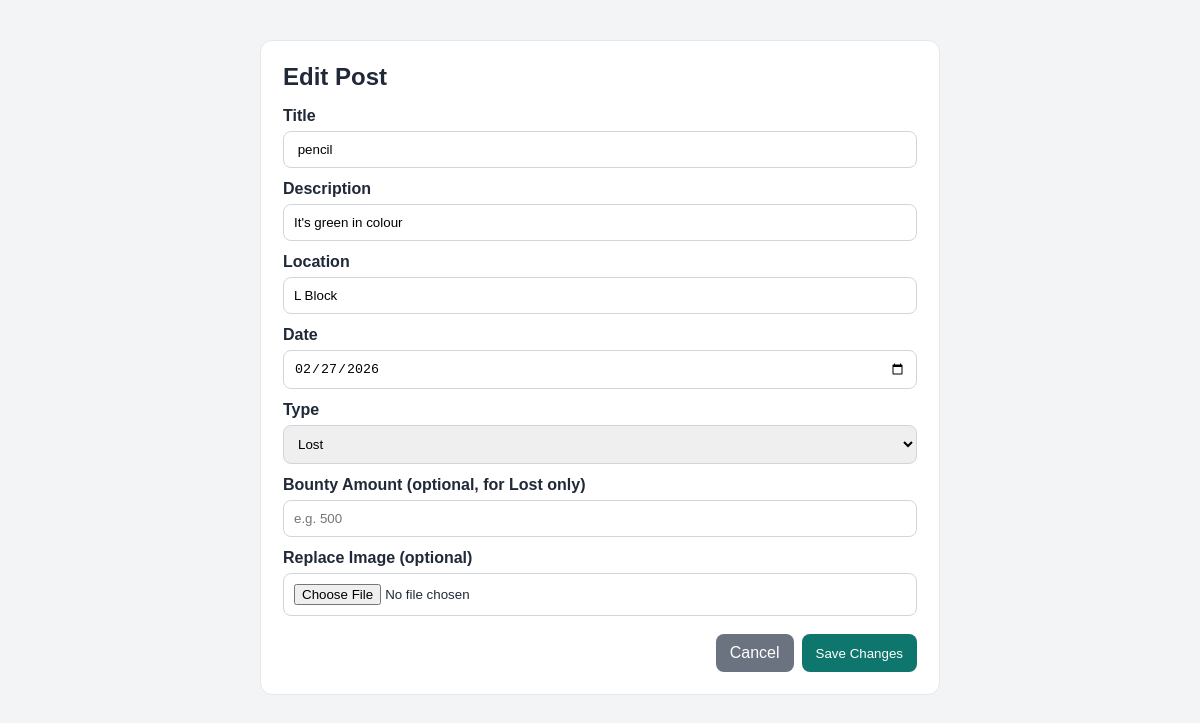
The page /edit/10 (signed in) on the database its author committed.
### tables this page shows
CREATE TABLE items (
            id INTEGER PRIMARY KEY AUTOINCREMENT,
            title TEXT NOT NULL,
            description TEXT NOT NULL,
            location TEXT NOT NULL,
            date TEXT NOT NULL,
            type TEXT NOT NULL,
            status TEXT DEFAULT 'Not Claimed'
        , image TEXT, owner_user_id INTEGER, bounty_amount REAL);

### app.py (the view, shortened to what this page needs)
@app.route('/edit/<int:item_id>', methods=['GET', 'POST'])
def edit_item(item_id):
    if not is_user_logged_in():
        return redirect('/login')
    conn = sqlite3.connect('database.db')
    cursor = conn.cursor()
    cursor.execute(
        "SELECT id, title, description, location, date, type, image, owner_user_id, bounty_amount FROM items WHERE id = ?",
        (item_id,)
    )
    item = cursor.fetchone()
    if not item:
        conn.close()
        return redirect('/')
    current_user_id = session.get('user_id')
    if session.get('role') != 'admin' and item[7] != current_user_id:
        conn.close()
        return redirect('/')
    conn.close()
    return render_template('edit_item.html', item=item, error=None)

### app.py (called while the page is built)
def is_user_logged_in():
    return session.get('user_id') is not None

def get_unread_message_count(user_id):
    if not user_id:
        return 0
    conn = sqlite3.connect('database.db')
    cursor = conn.cursor()
    cursor.execute(
        "SELECT COUNT(*) FROM messages WHERE receiver_id = ? AND is_read = 0",
        (user_id,)
    )
    unread_count = cursor.fetchone()[0]
    conn.close()
    return unread_count

@app.context_processor
def inject_unread_message_count():
    user_id = session.get('user_id')
    unread_messages_count = get_unread_message_count(user_id) if user_id else 0
    return {'unread_messages_count': unread_messages_count}

### templates/edit_item.html (shortened to what this page needs)
<!DOCTYPE html>
<html>
<head>
</head>
<body>
    <div class="container">
        <h2>Edit Post</h2>
        <form method="POST" action="/edit/{{ item[0] }}" enctype="multipart/form-data">
            <label>Title</label>
            <input type="text" name="title" value="{{ item[1] }}" required>
            <label>Description</label>
            <input type="text" name="description" value="{{ item[2] }}" required>
            <label>Location</label>
            <input type="text" name="location" value="{{ item[3] }}" required>
            <label>Date</label>
            <input type="date" name="date" value="{{ item[4] }}" required>
            <label>Type</label>
            <select id="editType" name="type" onchange="toggleEditBountyField()">
                <option value="Lost" {% if item[5] == 'Lost' %}selected{% endif %}>Lost</option>
            </select>
            <div id="editBountyFieldWrap">
                <label>Bounty Amount (optional, for Lost only)</label>
                <input type="number" name="bounty_amount" min="0" step="0.01" value="{{ item[8] if item[8] is not none else '' }}" placeholder="e.g. 500">
            </div>
            <label>Replace Image (optional)</label>
            <input type="file" name="image">
            <div class="actions">
                <a href="/" class="btn cancel-btn">Cancel</a>
                <button type="submit" class="btn save-btn">Save Changes</button>
            </div>
        </form>
    </div>
</body>
</html>

### templates/edit_item.html (style rules this page uses)
body { font-family: Arial, sans-serif; margin: 0; background: #f3f4f6; color: #1f2937; }
.container { width: min(680px, calc(100% - 32px)); margin: 40px auto; background: #ffffff; border: 1px solid #e5e7eb; border-radius: 12px; padding: 22px; box-sizing: border-box; }
h2 { margin-top: 0; margin-bottom: 16px; }
label { display: block; margin-bottom: 6px; font-weight: bold; }
input, select { width: 100%; box-sizing: border-box; padding: 10px; margin-bottom: 12px; border: 1px solid #d1d5db; border-radius: 8px; }
.actions { display: flex; gap: 8px; justify-content: flex-end; margin-top: 6px; }
.btn { border: none; border-radius: 8px; padding: 10px 14px; color: #ffffff; cursor: pointer; text-decoration: none; display: inline-block; }
.save-btn { background: #0f766e; }
.cancel-btn { background: #6b7280; }

### rows shown on the page
items: title "pencil", description "It's green in colour", location "L Block", date "02/27/2026", type "Lost"
